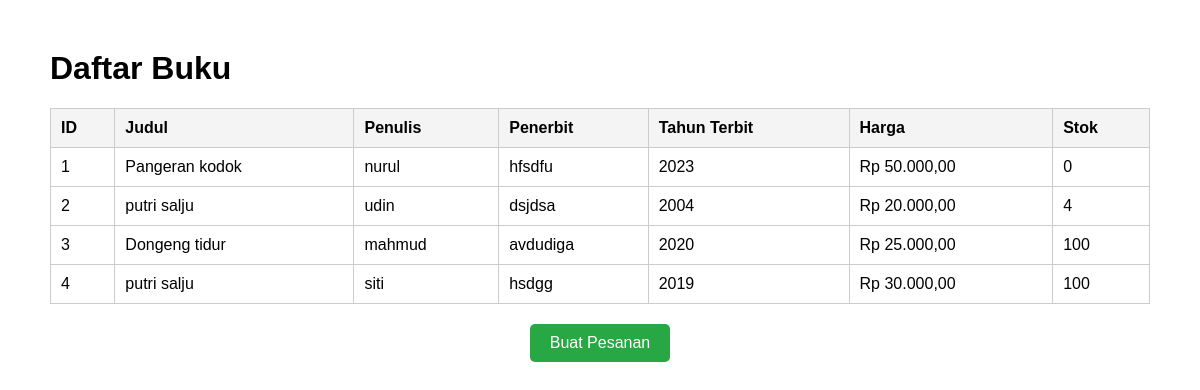
Page /create.php on the committed database.
### tables this page shows
CREATE TABLE `buku` (
  `id_buku` int(11) NOT NULL,
  `judul` varchar(255) NOT NULL,
  `penulis` varchar(255) DEFAULT NULL,
  `penerbit` varchar(255) DEFAULT NULL,
  `tahun_terbit` year(4) DEFAULT NULL,
  `harga` decimal(10,2) DEFAULT NULL,
  `stok` int(11) DEFAULT NULL
);

### create.php (the view, shortened to what this page needs)
<?php
include 'koneksi.php';
$query = "SELECT * FROM buku";
$result = $koneksi->query($query);
?>
<!DOCTYPE html>
<html lang="id">
<head>
</head>
<body>
    <h1>Daftar Buku</h1>
    <table>
        <tr>
            <th>ID</th>
            <th>Judul</th>
            <th>Penulis</th>
            <th>Penerbit</th>
            <th>Tahun Terbit</th>
            <th>Harga</th>
            <th>Stok</th>
        </tr>
        <?php while ($row = $result->fetch_assoc()): ?>
        <tr>
            <td><?php echo $row['id_buku']; ?></td>
            <td><?php echo $row['judul']; ?></td>
            <td><?php echo $row['penulis']; ?></td>
            <td><?php echo $row['penerbit']; ?></td>
            <td><?php echo $row['tahun_terbit']; ?></td>
            <td>Rp <?php echo number_format($row['harga'], 2, ',', '.'); ?></td>
            <td><?php echo $row['stok']; ?></td>
        </tr>
        <?php endwhile; ?>
    </table>
    <div class="button-container">
        <a href="pesan.php">Buat Pesanan</a>
    </div>
</body>
</html>

### create.php (style rules this page uses)
body { font-family: Arial, sans-serif; margin: 50px; }
table { width: 100%; border-collapse: collapse; margin-bottom: 20px; }
th, td { border: 1px solid #ccc; padding: 10px; text-align: left; }
th { background-color: #f4f4f4; }
.button-container { text-align: center; margin-top: 20px; }
.button-container a { display: inline-block; padding: 10px 20px; background-color: #28a745; color: white; text-decoration: none; border-radius: 5px; font-size: 16px; }

### rows in the picture
buku: id_buku "1", judul "Pangeran kodok", penulis "nurul", penerbit "hfsdfu", tahun_terbit "2023", harga "50.000,00", stok "0"
buku: id_buku "2", judul "putri salju", penulis "udin", penerbit "dsjdsa", tahun_terbit "2004", harga "20.000,00", stok "4"
buku: id_buku "3", judul "Dongeng tidur", penulis "mahmud", penerbit "avdudiga", tahun_terbit "2020", harga "25.000,00", stok "100"
buku: id_buku "4", judul "putri salju", penulis "siti", penerbit "hsdgg", tahun_terbit "2019", harga "30.000,00", stok "100"
